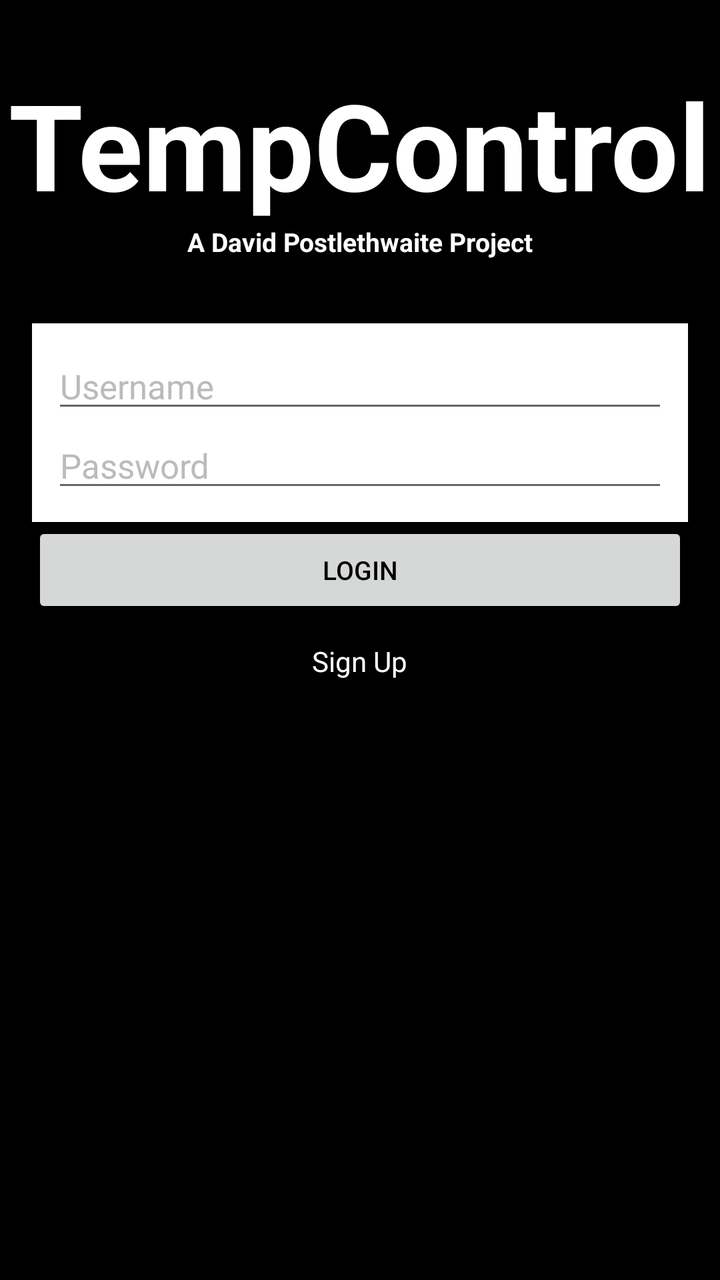
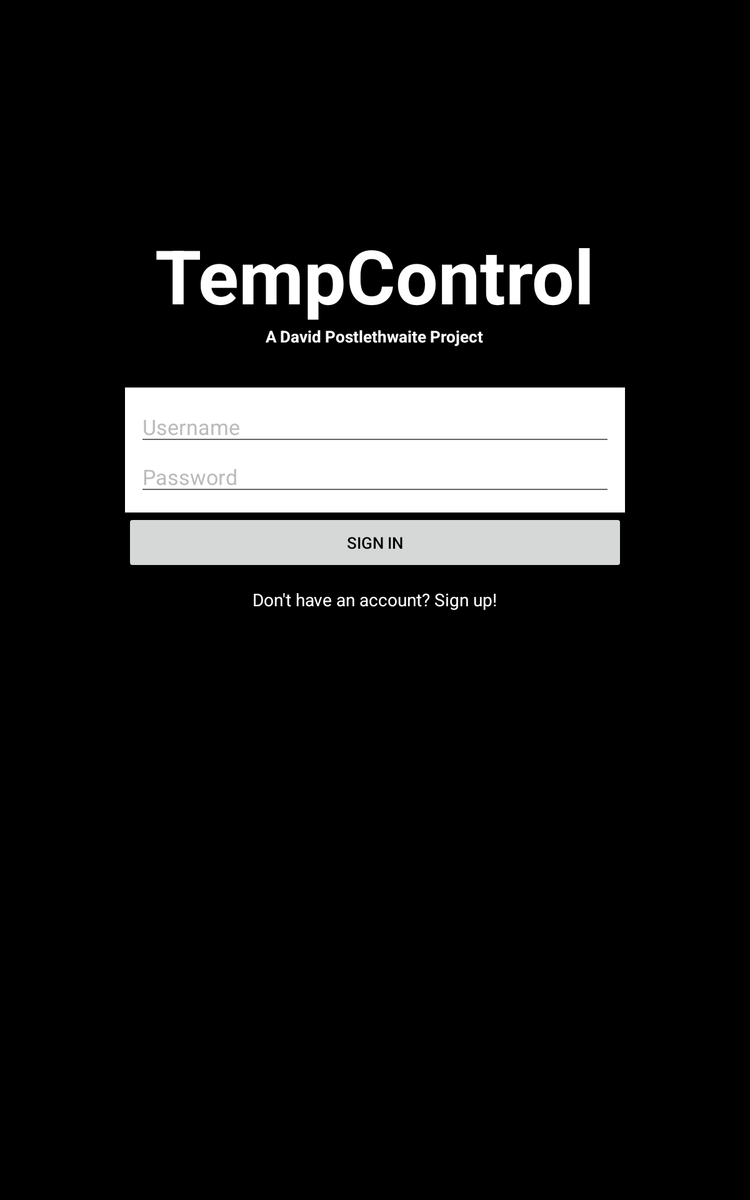

An Android layout and its configuration variant, each rendered on a device that would load it. The default file and the variant file are quoted in full after the pictures.
<!-- AndroidManifest.xml: application theme AppTheme -->
<!-- res/layout/content_login.xml -->
<?xml version="1.0" encoding="utf-8"?>
<RelativeLayout xmlns:android="http://schemas.android.com/apk/res/android"
    xmlns:app="http://schemas.android.com/apk/res-auto"
    xmlns:tools="http://schemas.android.com/tools"
    android:layout_width="match_parent"
    android:layout_height="match_parent"

    app:layout_behavior="@string/appbar_scrolling_view_behavior"
    tools:context="com.sailoftlabs.tempcontrol.Login"
    style="@style/AuthBackground"
    tools:showIn="@layout/activity_login">

    <ImageView
        android:id="@+id/backgroundImage"
        style="@style/AuthBackgroundImage"
        />

    <TextView
        android:id="@+id/title"
        style="@style/AuthTitle"/>

    <TextView
        android:id="@+id/subtitle"
        style="@style/AuthSubTitle"/>

    <LinearLayout
        android:id="@+id/editTextLayout"
        style="@style/AuthFieldContainer">
        <EditText
            android:id="@+id/usernameField"
            style="@style/AuthEditText"
            android:hint="@string/username_hint">
            <requestFocus/>
        </EditText>

        <EditText
            android:id="@+id/passwordField"
            style="@style/AuthEditText"
            android:inputType="textPassword"
            android:hint="@string/password_hint"
            />


    </LinearLayout>





    <Button
        android:text="Login"
        android:id="@+id/loginButton"
        style="@style/AuthButton"
        android:layout_below="@+id/editTextLayout"
        android:layout_alignParentLeft="true"/>

    <TextView
        android:layout_width="wrap_content"
        android:layout_height="wrap_content"
        android:text="Sign Up"
        android:id="@+id/signUpText"
        android:layout_centerHorizontal="true"
        android:layout_below="@id/loginButton"
        android:layout_marginTop="12dp"
        android:textColor="@android:color/white"
        />


</RelativeLayout>
<!-- res/layout/activity_login.xml (included above) -->
<?xml version="1.0" encoding="utf-8"?>
<android.support.design.widget.CoordinatorLayout xmlns:android="http://schemas.android.com/apk/res/android"
    xmlns:app="http://schemas.android.com/apk/res-auto"
    xmlns:tools="http://schemas.android.com/tools"
    android:layout_width="match_parent"
    android:layout_height="match_parent"
    android:fitsSystemWindows="true"
    tools:context="com.sailoftlabs.tempcontrol.Login">

    <android.support.design.widget.AppBarLayout
        android:layout_width="match_parent"
        android:layout_height="wrap_content"
        android:theme="@style/AppTheme.AppBarOverlay">

        <android.support.v7.widget.Toolbar
            android:id="@+id/toolbar"
            android:layout_width="match_parent"
            android:layout_height="?attr/actionBarSize"
            android:background="@color/primary_color_dark"
            app:popupTheme="@style/AppTheme.PopupOverlay" />

    </android.support.design.widget.AppBarLayout>

    <include layout="@layout/content_login" />



</android.support.design.widget.CoordinatorLayout>
<!-- resources referenced by this layout -->
<resources>
  <string name="password_hint">Password</string>
  <string name="username_hint">Username</string>
  <style name="AppTheme.AppBarOverlay" parent="ThemeOverlay.AppCompat.Dark.ActionBar" />
  <style name="AppTheme.PopupOverlay" parent="ThemeOverlay.AppCompat.Light" />
  <style name="AuthBackground">
          <item name="android:background">@android:color/background_dark</item>
  
      </style>
  <style name="AuthBackgroundImage">
          <item name="android:layout_width">match_parent</item>
          <item name="android:layout_height">match_parent</item>
          <item name="android:layout_alignParentLeft">true</item>
          <item name="android:scaleType">fitStart</item>
          <item name="android:src">@mipmap/ic_launcher</item>
      </style>
  <style name="AuthButton">
          <item name="android:layout_width">match_parent</item>
          <item name="android:layout_height">wrap_content</item>
  
  
          <item name="android:layout_marginLeft">@dimen/activity_horizontal_margin</item>
          <item name="android:layout_marginRight">@dimen/activity_horizontal_margin</item>
          <item name="android:textSize">13sp</item>
          <item name="android:textColor">@android:color/black</item>
      </style>
  <style name="AuthEditText">
          <item name="android:layout_width">match_parent</item>
          <item name="android:layout_height">wrap_content</item>
          <item name="android:textColorHint">@color/light_gray</item>
          <item name="android:textSize">17sp</item>
  
      </style>
  <style name="AuthSubTitle" parent="AuthTitle">
          <item name="android:textSize">13sp</item>
          <item name="android:layout_below">@+id/title</item>
          <item name="android:text">@string/subtitle</item>
          <item name="android:layout_alignParentTop">false</item>
          <item name="android:layout_marginTop">0dp</item>
      </style>
  <style name="AuthTitle">
          <item name="android:layout_width">wrap_content</item>
          <item name="android:layout_height">wrap_content</item>
          <item name="android:layout_alignParentTop">true</item>
          <item name="android:layout_centerHorizontal">true</item>
          <item name="android:layout_marginTop">32dp</item>
          <item name="android:textSize">60sp</item>
          <item name="android:textColor">@android:color/white</item>
          <item name="android:textStyle">bold</item>
          <item name="android:text">@string/app_name</item>
      </style>
  <style name="AppTheme" parent="Theme.AppCompat.Light.DarkActionBar">
          
          <item name="colorPrimary">@color/colorPrimary</item>
          <item name="colorPrimaryDark">@color/colorPrimaryDark</item>
          <item name="colorAccent">@color/colorAccent</item>
      </style>
  <dimen name="activity_horizontal_margin">16dp</dimen>
  <color name="light_gray">#bbbbbb</color>
  <dimen name="login_vertical_margin">32dp</dimen>
  <dimen name="login_horizontal_padding">10dp</dimen>
  <dimen name="login_vertical_padding">10dp</dimen>
  <string name="subtitle">A David Postlethwaite Project</string>
  <string name="app_name">TempControl</string>
  <color name="colorPrimary">#3F51B5</color>
  <color name="colorPrimaryDark">#303F9F</color>
  <color name="colorAccent">#000000</color>
</resources>
<!-- res/layout-large/content_login.xml (the repository's variant of the layout above) -->
<!-- drawn on a 7-inch tablet held upright -->
<?xml version="1.0" encoding="utf-8"?>
<RelativeLayout xmlns:android="http://schemas.android.com/apk/res/android"
    xmlns:tools="http://schemas.android.com/tools" android:layout_width="match_parent"
    android:layout_height="match_parent"
    tools:context="com.sailoftlabs.tempcontrol.Login"

    tools:showIn="@layout/activity_login"
    style="@style/AuthBackground">

    <ImageView
        android:id="@+id/backgroundImage"
        style="@style/AuthBackgroundImage"
        android:contentDescription="@string/content_desc_background"/>

    <TextView
        android:id="@+id/title"
        style="@style/AuthTitle"
        android:layout_marginTop="180dp"/>

    <TextView
        android:id="@+id/subtitle"
        style="@style/AuthSubTitle"/>

    <LinearLayout
        android:id="@+id/editTextLayout"
        style="@style/AuthFieldContainer"
        android:layout_width="400dp"
        android:layout_centerHorizontal="true">
        <EditText
            android:id="@+id/usernameField"
            style="@style/AuthEditText"
            android:hint="@string/username_hint">
            <requestFocus/>
        </EditText>

        <EditText
            android:id="@+id/passwordField"
            style="@style/AuthEditText"
            android:inputType="textPassword"
            android:hint="@string/password_hint"
            />


    </LinearLayout>





    <Button
        android:text="@string/login_button_label"
        android:id="@+id/loginButton"
        style="@style/AuthButton"
        android:layout_below="@+id/editTextLayout"
        android:layout_width="400dp"
        android:layout_centerHorizontal="true"/>

    <TextView
        android:layout_width="wrap_content"
        android:layout_height="wrap_content"
        android:text="@string/sign_up_text"
        android:id="@+id/signUpText"
        android:layout_centerHorizontal="true"
        android:layout_below="@id/loginButton"
        android:layout_marginTop="12dp"
        android:textColor="@android:color/white"
        />



</RelativeLayout>
<!-- res/layout/content_login.xml (included above) -->
<?xml version="1.0" encoding="utf-8"?>
<RelativeLayout xmlns:android="http://schemas.android.com/apk/res/android"
    xmlns:app="http://schemas.android.com/apk/res-auto"
    xmlns:tools="http://schemas.android.com/tools"
    android:layout_width="match_parent"
    android:layout_height="match_parent"

    app:layout_behavior="@string/appbar_scrolling_view_behavior"
    tools:context="com.sailoftlabs.tempcontrol.Login"
    style="@style/AuthBackground"
    tools:showIn="@layout/activity_login">

    <ImageView
        android:id="@+id/backgroundImage"
        style="@style/AuthBackgroundImage"
        />

    <TextView
        android:id="@+id/title"
        style="@style/AuthTitle"/>

    <TextView
        android:id="@+id/subtitle"
        style="@style/AuthSubTitle"/>

    <LinearLayout
        android:id="@+id/editTextLayout"
        style="@style/AuthFieldContainer">
        <EditText
            android:id="@+id/usernameField"
            style="@style/AuthEditText"
            android:hint="@string/username_hint">
            <requestFocus/>
        </EditText>

        <EditText
            android:id="@+id/passwordField"
            style="@style/AuthEditText"
            android:inputType="textPassword"
            android:hint="@string/password_hint"
            />


    </LinearLayout>





    <Button
        android:text="Login"
        android:id="@+id/loginButton"
        style="@style/AuthButton"
        android:layout_below="@+id/editTextLayout"
        android:layout_alignParentLeft="true"/>

    <TextView
        android:layout_width="wrap_content"
        android:layout_height="wrap_content"
        android:text="Sign Up"
        android:id="@+id/signUpText"
        android:layout_centerHorizontal="true"
        android:layout_below="@id/loginButton"
        android:layout_marginTop="12dp"
        android:textColor="@android:color/white"
        />


</RelativeLayout>
<!-- resources referenced by the variant -->
<!-- as a 7-inch tablet held upright resolves them -->
<resources>
  <string name="content_desc_background">Ribbit frog background image</string>
  <string name="login_button_label">SIGN IN</string>
  <string name="password_hint">Password</string>
  <string name="sign_up_text">Don\'t have an account? Sign up!</string>
  <string name="username_hint">Username</string>
  <style name="AppTheme.AppBarOverlay" parent="ThemeOverlay.AppCompat.Dark.ActionBar" />
  <style name="AppTheme.PopupOverlay" parent="ThemeOverlay.AppCompat.Light" />
  <style name="AuthBackground">
          <item name="android:background">@android:color/background_dark</item>
  
      </style>
  <style name="AuthBackgroundImage">
          <item name="android:layout_width">match_parent</item>
          <item name="android:layout_height">match_parent</item>
          <item name="android:layout_alignParentLeft">true</item>
          <item name="android:scaleType">fitStart</item>
          <item name="android:src">@mipmap/ic_launcher</item>
      </style>
  <style name="AuthButton">
          <item name="android:layout_width">match_parent</item>
          <item name="android:layout_height">wrap_content</item>
  
  
          <item name="android:layout_marginLeft">@dimen/activity_horizontal_margin</item>
          <item name="android:layout_marginRight">@dimen/activity_horizontal_margin</item>
          <item name="android:textSize">13sp</item>
          <item name="android:textColor">@android:color/black</item>
      </style>
  <style name="AuthEditText">
          <item name="android:layout_width">match_parent</item>
          <item name="android:layout_height">wrap_content</item>
          <item name="android:textColorHint">@color/light_gray</item>
          <item name="android:textSize">17sp</item>
  
      </style>
  <style name="AuthSubTitle" parent="AuthTitle">
          <item name="android:textSize">13sp</item>
          <item name="android:layout_below">@+id/title</item>
          <item name="android:text">@string/subtitle</item>
          <item name="android:layout_alignParentTop">false</item>
          <item name="android:layout_marginTop">0dp</item>
      </style>
  <style name="AuthTitle">
          <item name="android:layout_width">wrap_content</item>
          <item name="android:layout_height">wrap_content</item>
          <item name="android:layout_alignParentTop">true</item>
          <item name="android:layout_centerHorizontal">true</item>
          <item name="android:layout_marginTop">32dp</item>
          <item name="android:textSize">60sp</item>
          <item name="android:textColor">@android:color/white</item>
          <item name="android:textStyle">bold</item>
          <item name="android:text">@string/app_name</item>
      </style>
  <style name="AppTheme" parent="Theme.AppCompat.Light.DarkActionBar">
          
          <item name="colorPrimary">@color/colorPrimary</item>
          <item name="colorPrimaryDark">@color/colorPrimaryDark</item>
          <item name="colorAccent">@color/colorAccent</item>
      </style>
  <dimen name="activity_horizontal_margin">16dp</dimen>
  <color name="light_gray">#bbbbbb</color>
  <dimen name="login_vertical_margin">32dp</dimen>
  <dimen name="login_horizontal_padding">10dp</dimen>
  <dimen name="login_vertical_padding">10dp</dimen>
  <string name="subtitle">A David Postlethwaite Project</string>
  <string name="app_name">TempControl</string>
  <color name="colorPrimary">#3F51B5</color>
  <color name="colorPrimaryDark">#303F9F</color>
  <color name="colorAccent">#000000</color>
</resources>
